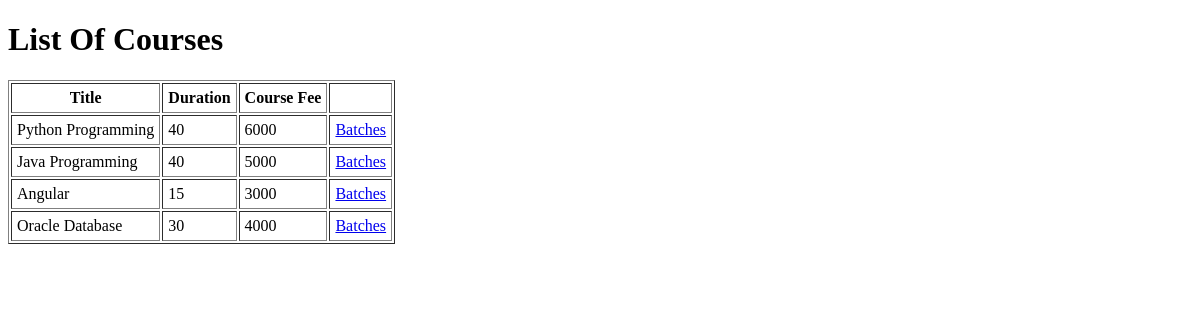
Page /demo/dbcourses/ on the earlier database version.
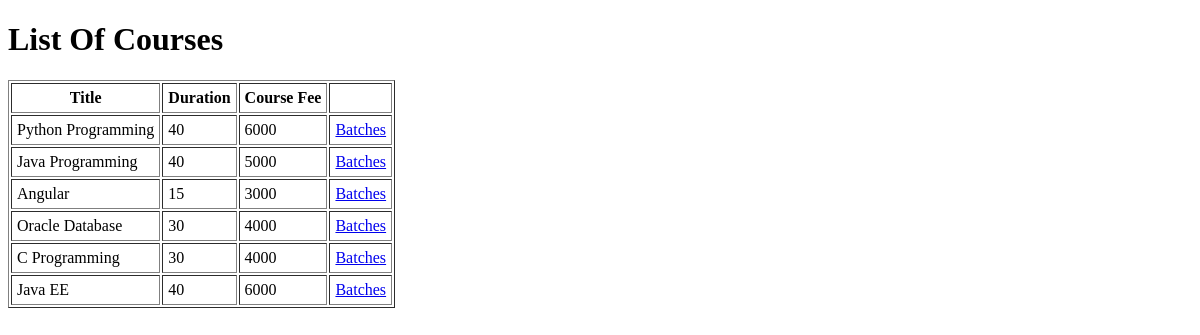
Same page on the later database version.
### demo/dbviews.py (the view)
# urls.py: path('dbcourses/', demo.dbviews.db_course_list),
def db_course_list(request):
    con = None
    courses = []
    try:
        con = sqlite3.connect("db.sqlite3")
        cur = con.cursor()
        cur.execute("select * from courses order by id")
        for c in cur.fetchall():
            courses.append(course_tuple_to_dbcourse(c))
        cur.close()
    except Exception as ex:
        print(ex)
    finally:
        if con:
            con.close()
    return render(request, 'demo/db_course_list.html', {'courses': courses})

### demo/dbviews.py (called while the page is built)
def course_tuple_to_dbcourse(t):
    return DbCourse(t[0], t[1], t[2], t[3])

### demo/templates/demo/db_course_list.html (shortened to what this page needs)
<!DOCTYPE html>
<html lang="en">
<head>
</head>
<body>
<h1>List Of Courses</h1>
<table border="1" cellpadding="5pt">
    <tr>
        <th> Title</th>
        <th> Duration</th>
        <th> Course Fee</th>
        <th></th>
    </tr>
    {% for course in courses %}
    <tr>
        <td> {{ course.title }}</td>
        <td> {{ course.duration }}</td>
        <td> {{ course.fee }}</td>
        <td> <a href="/demo/batches/{{course.id}}/">Batches</a></td>
    </tr>
    {% endfor %}
</table>
</body>
</html>

Differences in the rows shown:
added courses: title "C Programming", duration "30", fee "4000"
added courses: title "Java EE", duration "40", fee "6000"
